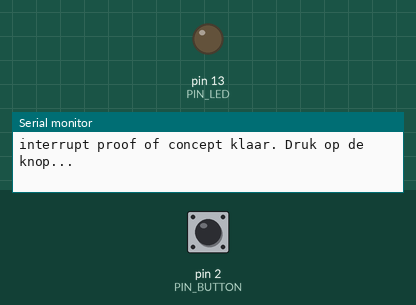
A sketch run on a simulated Arduino Uno, built with avr-gcc and run on an emulated ATmega328P. Parts: output pins drawn as LEDs (lit = HIGH), the last lines printed to the serial monitor. The inputs (shaded band) are chosen by the test bench; at power-on: pin 2 (PIN_BUTTON) HIGH.

Above: at 1.2 s.
1.3 s: pin 2 (PIN_BUTTON) pulled LOW for 0.15 s
At 2.5 s:
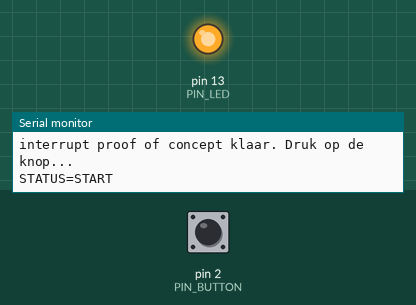
2.9 s: pin 2 (PIN_BUTTON) pulled LOW for 1 s
At 3.9 s:
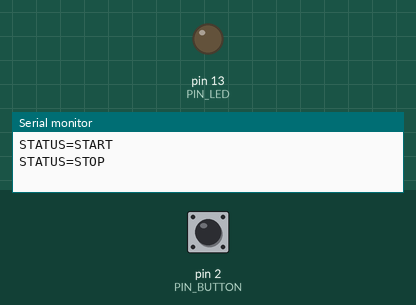
5.4 s: pin 2 (PIN_BUTTON) pulled LOW for 3.2 s
At 5.8 s:
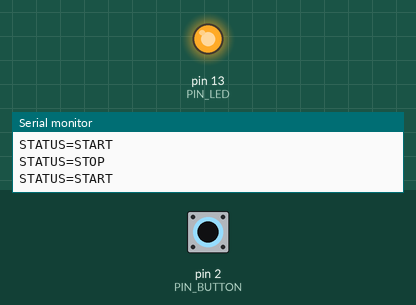
Timing chart, 0 to 8.4 s (numbered marks = the images above; inputs shaded):
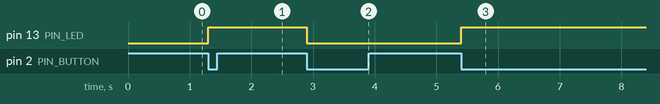

The sketch:

interrupt.ino
```cpp
/*
  Proof of concept: start/stop via hardware interrupt
  ----------------------------------------------------
  Toont aan dat een druk op de start/stop-knop correct gedetecteerd wordt via
  een hardware interrupt (niet via polling in de loop), en toont de toestand
  (running/gestopt) op de ingebouwde LED en op de seriële monitor.

  Aansluiting:
    D2  start/stop-drukknop, andere pool naar GND (intern pulled-up op D2)
    D13 ingebouwde LED: AAN = running, UIT = gestopt
*/

const uint8_t PIN_BUTTON = 2;           // externe interrupt (INT0)
const uint8_t PIN_LED    = LED_BUILTIN; // D13

volatile bool toggleRequested = false;
bool running = false;

void isr_button() {
  toggleRequested = true; // ISR zo kort mogelijk houden: enkel een vlag zetten
}

void setup() {
  pinMode(PIN_LED, OUTPUT);
  digitalWrite(PIN_LED, LOW);

  pinMode(PIN_BUTTON, INPUT_PULLUP);
  attachInterrupt(digitalPinToInterrupt(PIN_BUTTON), isr_button, FALLING);

  Serial.begin(9600);
  Serial.println(F("interrupt proof of concept klaar. Druk op de knop..."));
}

void loop() {
  static unsigned long lastToggleMs = 0;

  if (toggleRequested) {
    toggleRequested = false;
    unsigned long now = millis();
    if (now - lastToggleMs >= 200) { // ontdendering, 200 ms
      lastToggleMs = now;
      running = !running;
      digitalWrite(PIN_LED, running ? HIGH : LOW);
      Serial.println(running ? F("STATUS=START") : F("STATUS=STOP"));
    }
  }

  // de rest van loop() blijft hier volledig vrij: de interrupt blokkeert niets
}
```

Measured:
- after the input at 1.3 s, pin 13 (PIN_LED): LOW → HIGH at once
- after the input at 2.9 s, pin 13 (PIN_LED): HIGH → LOW at once
- after the input at 5.4 s, pin 13 (PIN_LED): LOW → HIGH at once
